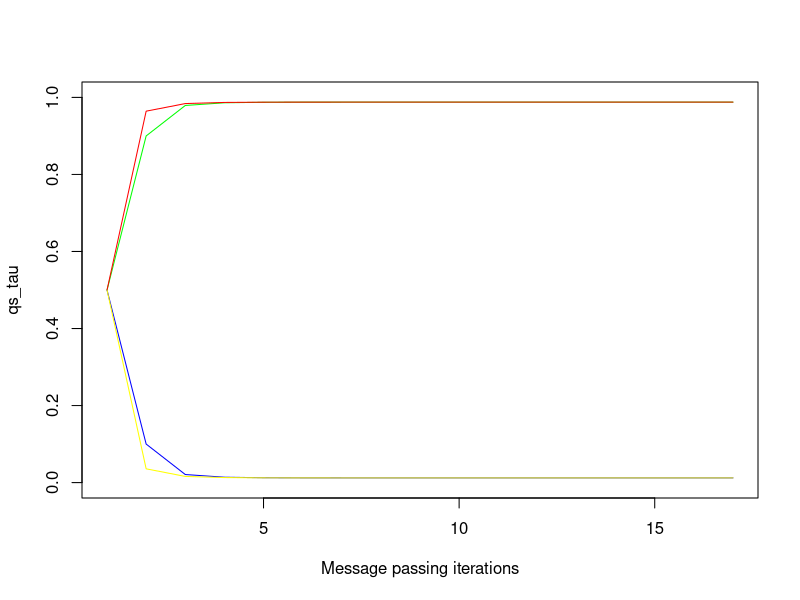
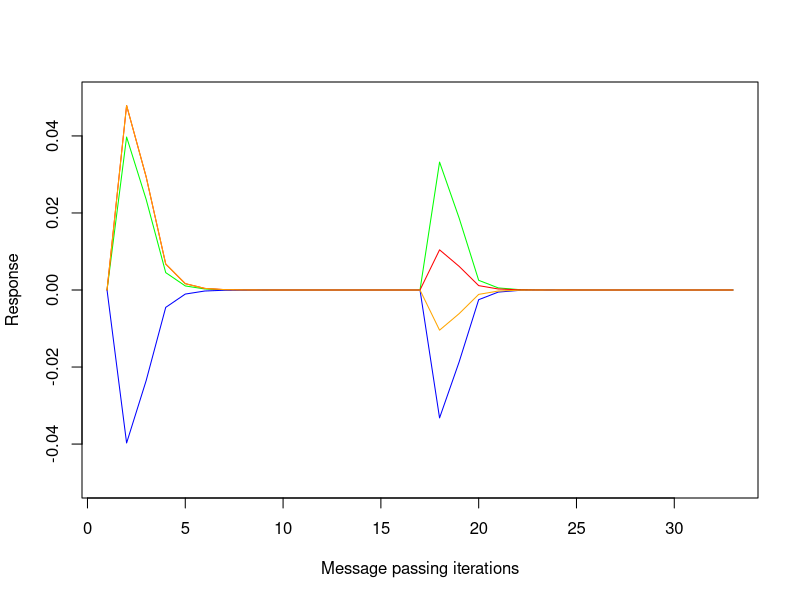
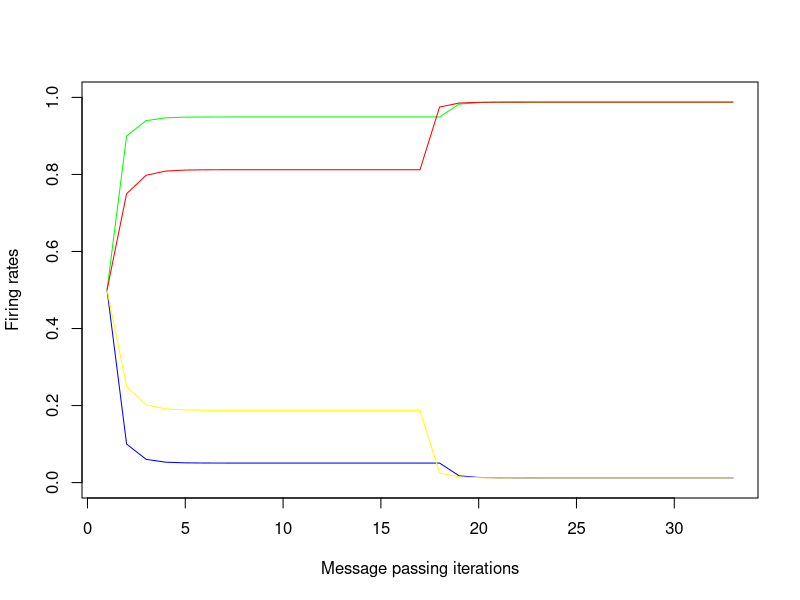
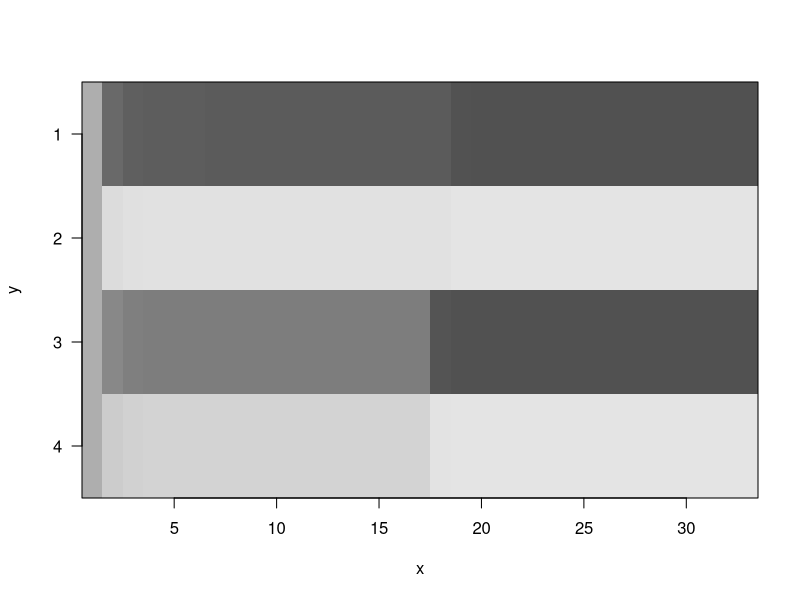

The R source for these figures, in order:
##################################
#--------------------------------#
#  Message Passing Examples in R #
#--------------------------------#
##################################

# CONVERSION of MATlab code Message_passing_example.m, including commentaries.

# Supplementary Code for: A Tutorial on Active Inference 
# Modelling and its Application to Empirical Data by Ryan Smith 
# and Christopher J. Whyte. We also acknowledge Samuel Taylor for contributing 
# to this example code

# This script provides two examples of (marginal) message passing, based on
# the steps described in the main text. Each of the two examples (sections)
# need to be run separately. The first example fixes all observed
# variables immediately and does not include variables associated with the
# neural process theory. The second example provides observations
# sequentially and also adds in the neural process theory variables. To
# remind the reader, the message passing steps in the main text are:
  
# 	1. Initialize the values of the approximate posteriors q(s_(?,?) ) 
#      for all hidden variables (i.e., all edges) in the graph. 

# 	2. Fix the value of observed variables (here, o_?).

# 	3. Choose an edge (V) corresponding to the hidden variable you want to 
#      infer (here, s_(?,?)).

# 	4. Calculate the messages, ?(s_(?,?)), which take on values sent by 
#      each factor node connected to V.

# 	5. Pass a message from each connected factor node N to V (often written 
#      as ?_(N?V)). 

# 	6. Update the approximate posterior represented by V according to the 
#      following rule: q(s_(?,?) )? ? ?(s_(?,?))? ?(s_(?,?)). The arrow 
#      notation here indicates messages from two different factors arriving 
#      at the same edge. 
#        6A. Normalize the product of these messages so that q(s_(?,?) ) 
#            corresponds to a proper probability distribution. 
#        6B. Use this new q(s_(?,?) ) to update the messages sent by 
#            connected factors (i.e., for the next round of message passing).

# 	7. Repeat steps 4-6 sequentially for each edge.

# 	8. Steps 3-7 are then repeated until the difference between updates 
#      converges to some acceptably low value (i.e., resulting in stable 
#      posterior beliefs for all edges). 

library(pracma) # for gradient(), numerical gradiant Matlab-Style


##########################################################
# Example 1: Fixed observation and message passing steps #
##########################################################

# This section carries out marginal message passing on a graph with beliefs
# about states at two time points. In this first example, both observations 
# are fixed from the start (i.e., there are no ts as in full active inference
# models with sequentially presented observations) to provide the simplest
# example possible. We also highlight where each of the message passing
# steps described in the main text are carried out.

# Note that some steps (7 and 8) appear out of order when they involve loops that
# repeat earlier steps

library(dplyr)

# Softmax function
softmax <- function(par){             # THANKS TO: https://rpubs.com/FJRubio/softmax
  n.par <- length(par)                # equivalent: exp(result)/sum(exp(result))
  par1 <- sort(par, decreasing = TRUE)
  Lk <- par1[1]
  for (k in 1:(n.par-1)) {
    Lk <- max(par1[k+1], Lk) + log1p(exp(-abs(par1[k+1] - Lk))) 
  }
  val <- exp(par - Lk)
  return(val)
}

# Specify generative model and initialize variables

#  priors

D = c(.5, .5)

# likelihood mapping
A = matrix(c(.9, .1,
             .1, .9),
           nrow = 2,
           ncol = 2,
           byrow= TRUE) 
 
# transitions
B = matrix(c(1, 0,
             0, 1),
            nrow = 2,
            ncol = 2,
            byrow = TRUE)

# number of timesteps
Timepoints = 2

# number of iterations of message passing
NumIterations = 16

# at exp(-16) to log inputs as log(0) is not defined
z = exp(-16)

# Initialize posterior STEP 1
qs = c(.5,.5)

# List to store results
qsLIST <- vector("list", 16*2)
dim(qsLIST) <- matrix(c(16,2))


for (Ni in 1:NumIterations){
  # fix observations (STEP 2) [using a list]
  o<- vector("list", 1*2)
  dim(o) = matrix(c(1,2))
  # Observations
  o[[1]] = matrix(c(1, 0))
  o[[2]] = matrix(c(1, 0))

    # For each edge (hidden state) - STEP 7 
    for (tau in 1:Timepoints){
      # Choose an edge
      q = log(qs[tau]+z)   
      
      # compute MEssage sent by D and B (STEP 4) using the posterior
      # computed in 6B
      if (tau == 1){  # first time point
        lnD = log(D+z)  # Message 1
        lnBs= log(t(B)%*%qs[]+z)
      }
      else if (tau == Timepoints){
        lnBs= log(B%*%qs[]+z)
      }
      lnAo = log((t(A)%*%as.vector(o[[tau]]))+z)  # Likelihood (as.vector(o...)) 
      
      # STEPS 5-6 (Pass messages and update the posterior)
      # Since all terms are in log space, this is addition instead of
      # multiplication. This corresponds to equation 16 in the main
      # text (within the softmax)
      if (tau == 1){
        q = .5*lnD+.5*lnBs + as.vector(lnAo)
      }
      else if (tau == Timepoints){
        q = .5*(lnBs) + as.vector(lnAo)
      }
      # normalize using a softmax function to find posterior (STEP 6A)
      qs = softmax (q)
      qsLIST[[Ni,tau]]<- qs # store value for each iteration
    } 
  #  Repeat for remaining edges (STEP 7)
print(qs) # Repeat until convergence/for fixed number of iterations (STEP 8)
#print(qsResults)
}

# Final posterior beliefs over states
qs

# qsLIST of each iteration, for each tau. 
qsLIST


###################################
# Plotting firing rates (traces): #
###################################

# Adding prior to starting values:
addD = vector("list", 1*2)
dim(addD) = matrix(c(1,2))
addD[[1,1]] <- c(.5,.5)
addD[[1,2]] <- c(.5,.5)
addD
# Use rbind to place D up front which results in a new list of dim 17*2
qsLISTplot = rbind(addD, qsLIST)

# Transform upper list into a dataframe. Not that the list neeeds
# to be transposed for this via t(a). This results in a dataframe
# with a dim of 17*4
qsPLOT <- data.frame(matrix(unlist(t(qsLISTplot)), nrow=17, ncol=4,byrow=TRUE),stringsAsFactors = TRUE)
qsPLOT

# Plot: Approximate posteriors (1 per edge per time point)
plot(qsPLOT$X1, type = "l", col= "green", 
     ylim = c(0,1), # Set dimension y axis 0 to 1
    xlab = "Message passing iterations", ylab = "qs_tau") # Name labels
lines(qsPLOT$X2, col="blue")     # add the other columns of qsPLOT
lines(qsPLOT$X3, col="red")
lines(qsPLOT$X4, col="yellow")


#####################################################
# Example 2: Sequential observations and simulation #
#             of firing rates and ERPs              #
#####################################################

# This script performs state estimation using the message passing 
# algorithm introduced in Parr, Markovic, Kiebel, & Friston (2019).
# This script can be thought of as the full message passing solution to 
# problem 2 in the pencil and paper exercises. It also generates
# simulated firing rates and ERPs in the same manner as those shown in
# figs. 8, 10, 11, 14, 15, and 16. Unlike example 1, observations are
# presented sequentially (i.e., two ts and two taus).

# Specify generative model and initialise variables

#  priors

D = c(.5, .5)

# likelihood mapping
A = matrix(c(.9, .1,
             .1, .9),
           nrow = 2,
           ncol = 2,
           byrow= TRUE) 

# transitions
B = matrix(c(1, 0,
             0, 1),
           nrow = 2,
           ncol = 2,
           byrow = TRUE)

# number of timesteps
Timesteps = 2

# number of iterations of message passing
NumIterations = 16

# at exp(-16) to log inputs as log(0) is not defined
z = exp(-16)

# Initialize posterior STEP 1
qs2 = c(.5,.5)

# List to store results
xn <- vector("list", 16*2*2)
dim(xn) <- matrix(c(16,2,2))


# Message passing:

for (t in 1:Timesteps){
  
      for (Ni in 1:NumIterations){   # STEP 8 loop of VMP
          
          for (tau in 1:Timesteps){ # STEP 7 loop of VMP
            # fix observations sequentially (STEP 2) [using a list of lists]
            # Each tau for Timestep1
            o1<- vector("list", 1*2)
            dim(o1) = matrix(c(1, 2))
            o1[[1]] = matrix(c(1, 0))
            o1[[2]] = matrix(c(0, 0))
            
            # Each tau for Timestep1
            o2<- vector("list", 1*2)
            dim(o2) = matrix(c(1,2))
            o2[[1]] = matrix(c(1, 0))       
            o2[[2]] = matrix(c(1, 0))               
            
            # list of lists
            o <- vector("list", 2*2)
            dim(o) = matrix(c(2,2))
            o[1,] <- o1 # assign to list
            o[2,] <- o2 #      -''-

          # initialise depolarization variable: v = ln(s)
          # choose an edge (Step 3 of VMP)
          v = log(qs2[])
            
            # get correct D and B for each time point (Steps 4-5 of VMP)
            # using using the posterior computed in Step 6B  
            if (tau == 1){  # first time point
            lnD = log(D+z)  # pas(Message 1)
            
            lnBs= log(t(B)%*%qs2[]+z) # future (Message 2)
           }
            else if (tau == Timesteps){ # last time point
            lnBs= log(B%*%qs2[]+z)      # no contribution from future (only
                                        # Message 1)
           } 
             # Likelihood Message 3
            lnAo = log((t(A)%*%as.vector(o[[t,tau]]))+z)  # LIKELIHOOD (as.vector(o...)
    
             # calculate state prediction error: equation 24
            if (tau == 1){
            epsilon = .5*lnD+.5*lnBs + as.vector(lnAo) - v
           }
            else if (tau == Timesteps){
            epsilon = .5*(lnBs) + as.vector(lnAo) - v
      }
            
            # (Step 6 of VMP)
            # update depolarization variable: equation 25
            v = v + epsilon[]

            # normalize using a softmax function to find posterior (STEP 6A of VMP)
            # equation 26 (Step 6A of VMP)
            qs2 = softmax (v)
            xn[[Ni,tau,t]]<- qs2 # store qs for firing rate plots
      } 
           #  Repeat for remaining edges (STEP 7 of VMP)
    }  # Repeat until convergence/for number of iterations (Step 8 of VMP)
  print(qs2)
}

# Final posterior beliefs over states
qs2

#            [,1]
# [1,] 0.98780474
# [2,] 0.01219526

xn


##################################
# ERP - Event Related Potentials #
##################################

# Getting Data in Form. In the Matlab code this is, e.g., done
# via implemented functions like spm_cat... # https://github.com/neurodebian/spm12/blob/master/spm_cat.m
# spm_cat could maybe also be converted into R, making the below much easier...


library(pracma) # library for gradient(), calculates numerical gradient 
                # in Matlab-Style. gradient() for central difference!

# Example:
x= 1:10
# 1 2 3 4 5 6 7 8 9 10
gradient(x)
# 1 1 1 1 1 1 1 1 1 1 

# Set up List for ERP plot:
ERPplot=vector("list", 2*4)
dim(ERPplot) = matrix(c(2,4))
ERPplot

# Grad 1
grad1pre = rbind(xn[,,1])
grad1predf <- data.frame(matrix(unlist(t(grad1pre)), nrow=4, ncol=16,byrow=FALSE),stringsAsFactors = FALSE)
grad1preMX=as.matrix(grad1predf)
grad1preMX

grad1grad1=gradient(grad1preMX[1,])
grad1grad1
ERPplot[[1,1]]= grad1grad1 # Add to ERP list

grad1grad2=gradient(grad1preMX[2,])
grad1grad2
ERPplot[[1,2]]= grad1grad2

grad1grad3=gradient(grad1preMX[3,])
grad1grad3
ERPplot[[1,3]]= grad1grad3

grad1grad4=gradient(grad1preMX[4,])
grad1grad4
ERPplot[[1,4]]= grad1grad3

# Grad 2
grad2pre = rbind(xn[,,2])
grad2predf <- data.frame(matrix(unlist(t(grad2pre)), nrow=4, ncol=16,byrow=FALSE),stringsAsFactors = FALSE)
grad2preMX=as.matrix(grad2predf)
grad2preMX

grad2grad1=gradient(grad2preMX[1,])
grad2grad1
ERPplot[[2,1]] = grad2grad1 # add to list
  
grad2grad2=gradient(grad2preMX[2,])
grad2grad2
ERPplot[[2,2]] = grad2grad2 

grad2grad3=gradient(grad2preMX[3,])
grad2grad3
ERPplot[[2,3]] = grad2grad3 

grad2grad4=gradient(grad2preMX[4,])
grad2grad4
ERPplot[[2,4]] = grad2grad4 

# ERPplot as data.frame, in order to ADD ZERO value!
ERP =  data.frame(matrix(unlist(ERPplot), 
                                    nrow=32, 
                                    ncol=4,
                                    byrow=FALSE),
                             stringsAsFactors = FALSE)

ERPplusZERO = rbind(c(0,0,0,0), ERP) # Add Zero!
ERPplusZERO  

# FINALLY plot ERP:

plot(ERPplusZERO[,1], type = "l", col = "green",
     ylim = c(-.05,.05), # Set dimension y axis 0 to 1
     xlab = "Message passing iterations", ylab = "Response") # Name labes
lines(ERPplusZERO[,2], col="blue")     # add the other columns of xnplot
lines(ERPplusZERO[,3], col="red")
lines(ERPplusZERO[,4], col="orange")




###################################
# Plotting firing rates (traces): #
###################################


# Note: the Matlab code uses functions to transform xn into
# "firing_rate". A different approach as to Matlab is used here.

# Adding prior to starting values:
addD2 = vector("list", 1*2*1)
dim(addD2) = matrix(c(1,2,1))
addD2[[1,1,1]] <- c(.5,.5)
addD2[[1,2,1]] <- c(.5,.5)
addD2

# Use rbind to place D up front of [,,1] which results in a new list [x,y]
xnplotpre = rbind(addD2[,,1], xn[,,1]) 
xnplotpre

# Use rbind to combine lists
xnplotpre2 = rbind(xnplotpre, xn[,,2])
xnplotpre2

# Transform upper list into a dataframe. Note that the list needs
# to be transposed for this via t(a). This results in a dataframe
# with a dim of 17*4
xnplotpredf <- data.frame(matrix(unlist(t(xnplotpre2)), nrow=4, ncol=33,byrow=FALSE),stringsAsFactors = FALSE)
xnplot = t(xnplotpredf)
xnplot

# Plot firing rate (traces)
plot(xnplot[,1], type = "l", col = "green",
     ylim = c(0,1), # Set dimension y axis 0 to 1
     xlab = "Message passing iterations", ylab = "Firing rates") # Name labes
lines(xnplot[,2], col="blue")     # add the other columns of xnplot
lines(xnplot[,3], col="red")
lines(xnplot[,4], col="yellow")



#########################
# Plotting Firing rates #
#########################


library(matlab) # for imagesc() 

firepre= rbind(xn[,,1], xn[,,2])
firepre
# Add prior D:
prior = vector("list", 1*2)
dim(prior) = matrix(c(1,2))
priorD = matrix(c(.5,.5), ncol=1, nrow=2, byrow=TRUE)
prior[[1,1]] = priorD
prior[[1,2]] = priorD
prior

firepre2=rbind(prior, firepre)
firepre2

firepre3=rbind(firepre2)
firepre3

# Convert to df to make data plotable:
fireplot <- data.frame(matrix(unlist(t(firepre3)), nrow=4, ncol=33,byrow=FALSE),stringsAsFactors = FALSE)
fireplot

# FINALLY: Plot fire rate!
imagesc(1-as.matrix(fireplot), col = grey.colors(256))
